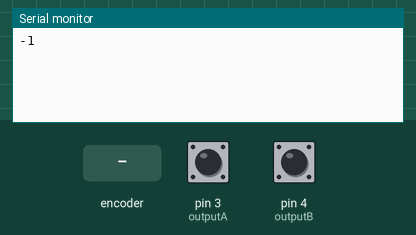
Recording of a sketch running on a simulated Arduino Uno, built with avr-gcc and run on an emulated ATmega328P. Parts: the last lines printed to the serial monitor. The inputs (shaded band) are chosen by the test bench; at power-on: pin 3 (outputA) HIGH, pin 4 (outputB) HIGH.

Above: at 1.2 s.
1.3 s: rotary encoder on pin 3 (outputA) / pin 4 (outputB) turned 1 step (first pin leading)
At 2.3 s:
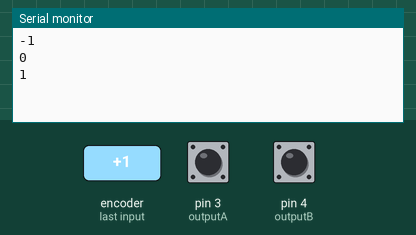
3.0 s: rotary encoder on pin 3 (outputA) / pin 4 (outputB) turned 1 step (first pin leading)
At 3.6 s:
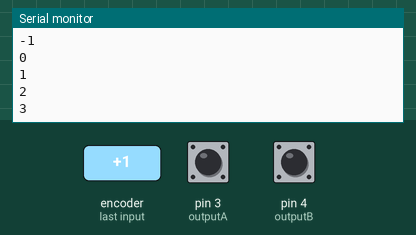
Timing chart, 0 to 6.0 s (numbered marks = the images above; inputs shaded):
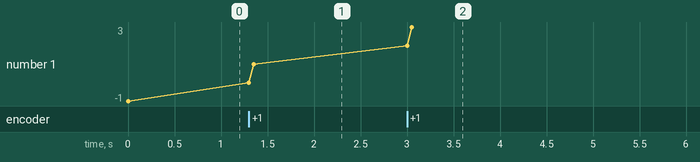

The sketch:

sketch_feb01b.ino
```cpp
/*     Arduino Rotary Encoder Tutorial

    by Dejan Nedelkovski, www.HowToMechatronics.com

*/

#define outputA 3
#define outputB 4
int counter = 0;
int aState;
int bState;
int aPrev = 0;
int bPrev = 0;
void setup() {
  pinMode (outputA, INPUT);
  pinMode (outputB, INPUT);

  Serial.begin (9600);
  // Reads the initial state of the outputA
}
void loop() {
  aState = digitalRead(outputA); // Reads the "current" state of the outputA
  // If the previous and the current state of the outputA are different, that means a Pulse has occured
  if (aPrev != aState) {
    if (digitalRead(outputB) != aState) {
      counter ++;
    } else {
      counter --;
    }
    aPrev = aState;
    Serial.println(counter);
  }
}
```

Measured:
- after the input at 1.3 s, the serial monitor: prints a new line at once (image 1)
- after the input at 3.0 s, the serial monitor: prints a new line at once (image 2)
- plotted number 1: -1 → 1 after the input at 1.3 s, 1 → 3 after the input at 3.0 s
